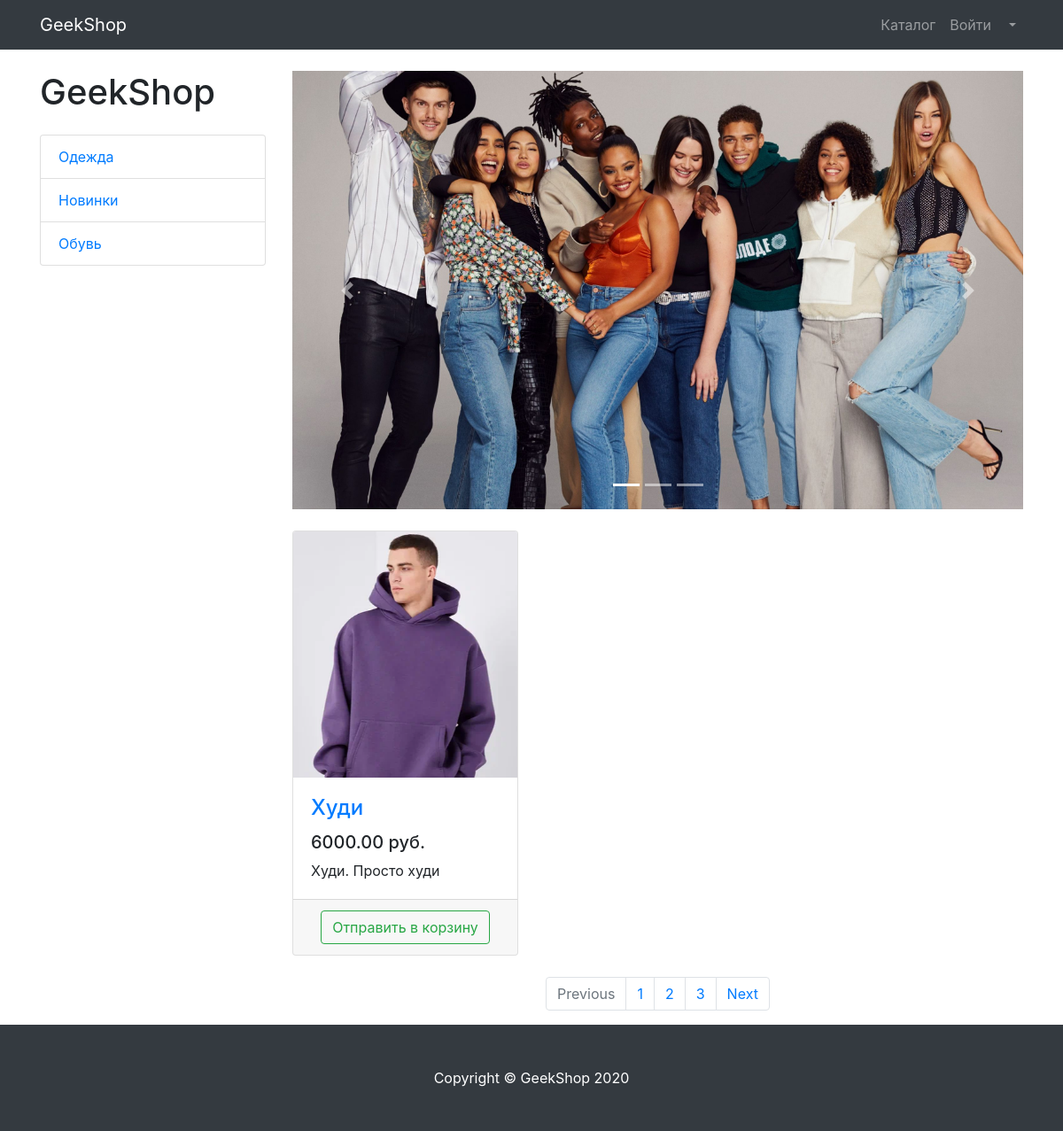
Before: /products/ with the older database file.
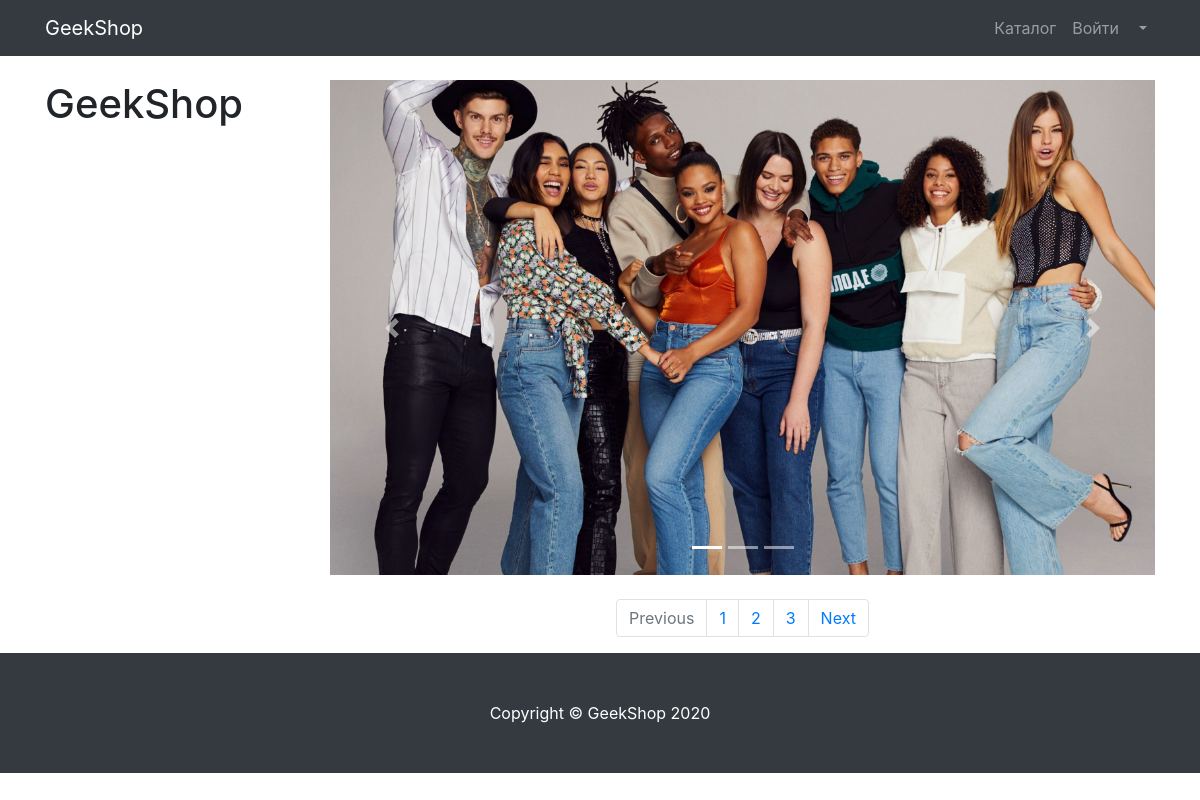
After: the same page with the newer database file.
### products/models.py (models this page shows, shortened)
class ProductCategory(models.Model):
    name = models.CharField(max_length=64,unique=True) #CharField, TextField это тип данных, в скобках - доп условия типо unique, blank (если true то поле может быть пустым)
    description = models.TextField(blank=True)
    class Meta:
        verbose_name_plural = 'ProductCategories'

class Products(models.Model):
    name = models.CharField(max_length=256)
    image = models.ImageField(upload_to='products_images',blank=True) #upload_to - папка куда будут выгружаться фотографии
    description = models.TextField(blank=True)
    short_description = models.CharField(max_length=64, blank=True)
    price = models.DecimalField(max_digits=8,decimal_places=2,default=0) #Тип данных для денег, 2 знака после запятой, максимум цифр в целой части 8, по умолчанию поле равно 0
    quantity = models.PositiveIntegerField(default=0) #Положительное целое число
    category = models.ForeignKey(ProductCategory, on_delete=models.CASCADE) #Внешний ключ ссылающийся на таблицу ProductCategory, при удалении Категории товары также удалятся
    class Meta:
        verbose_name_plural = "Products"

### products/views.py (the view)
# urls.py: path('',products, name = 'index')
def products(request):
    context = {
        'title': 'Каталог',
        'categories': ProductCategory.objects.all(),
        'products': Products.objects.all(),
    }
    return render(request,"products/products.html", context)

### products/templates/products/products.html (shortened to what this page needs)
{% extends 'products/base.html' %}
{% load static %}
{% block css %} <link href="{% static 'vendor/css/products.css' %}" rel="stylesheet"> {% endblock %}
{% block content %}
    <div class="container">
    <div class="row">
        <div class="col-lg-3">
            <h1 class="my-4">GeekShop</h1>
            <div class="list-group">
                {% for category in categories %}
                     <a href="#" class="list-group-item">{{ category.name }}</a>
                {% endfor %}
            </div>
        </div>
        <div class="col-lg-9">
            <div id="carouselExampleIndicators" class="carousel slide my-4" data-ride="carousel">
                <ol class="carousel-indicators">
                    <li data-target="#carouselExampleIndicators" data-slide-to="0" class="active"></li>
                    <li data-target="#carouselExampleIndicators" data-slide-to="1"></li>
                    <li data-target="#carouselExampleIndicators" data-slide-to="2"></li>
                </ol>
                <div class="carousel-inner" role="listbox">
                    <div class="carousel-item active">
                        <img class="d-block img-fluid" src="{% static 'vendor/img/slides/slide-1.jpg' %}" alt="First slide">
                    </div>
                </div>
                <a class="carousel-control-prev" href="#carouselExampleIndicators" role="button" data-slide="prev">
                    <span class="carousel-control-prev-icon" aria-hidden="true"></span>
                </a>
                <a class="carousel-control-next" href="#carouselExampleIndicators" role="button" data-slide="next">
                    <span class="carousel-control-next-icon" aria-hidden="true"></span>
                </a>
            </div>
            <div class="row">
                {% for product in products %}
                    <div class="col-lg-4 col-md-6 mb-4">
                    <div class="card h-100">
                        <a href="#">
                            <img class="card-img-top"
                                 src= '/media/{{ product.image }}'
                                 alt="">
                        </a>
                        <div class="card-body">
                            <h4 class="card-title">
                                <a href="#">{{ product.name }}</a>
                            </h4>
                            <h5>{{ product.price }} руб.</h5>
                            <p class="card-text">{{ product.short_description }}</p>
                        </div>
                        <div class="card-footer text-center">
                            <button type="button" class="btn btn-outline-success">Отправить в корзину</button>
                        </div>
                    </div>
                </div>
                {% endfor %}
            </div>
            <nav aria-label="Page navigation example">
                <ul class="pagination justify-content-center">
                    <li class="page-item disabled">
                        <a class="page-link" href="#" tabindex="-1" aria-disabled="true">Previous</a>
                    </li>
                    <li class="page-item"><a class="page-link" href="#">1</a></li>
                    <li class="page-item"><a class="page-link" href="#">2</a></li>
                    <li class="page-item"><a class="page-link" href="#">3</a></li>
                    <li class="page-item">
                        <a class="page-link" href="#">Next</a>
                    </li>
                </ul>
            </nav>
        </div>
    </div>
</div>
 {% endblock %}
{% block footer %}
    <footer class="py-5 bg-dark">
    <div class="container">
        <p class="m-0 text-center text-white">Copyright &copy; GeekShop 2020</p>
    </div>
</footer>
{% endblock %}

### products/templates/products/base.html (shortened to what this page needs)
{% load static %}
<!DOCTYPE html>
<html lang="en">
<head>
    <link href="{% static 'vendor/bootstrap/css/bootstrap.min.css' %}" rel="stylesheet">
    {% block css %} {% endblock %}
</head>
<body>
<nav class="navbar navbar-expand-lg navbar-dark bg-dark fixed-top">
    <div class="container">
        <a class="navbar-brand" href="{% url 'index' %}">GeekShop</a>
        <div class="collapse navbar-collapse" id="navbarResponsive">
            <ul class="navbar-nav ml-auto">
                <li class="nav-item">
                    <a class="nav-link" href="{% url 'products:index' %}">Каталог  </a>
                </li>
                <li class="nav-item">
                    <a class="nav-link" href="{% url 'users:login' %}">Войти </a>
                </li>
                <li class="nav-item dropdown">
                    <a class="nav-link dropdown-toggle" href="#" id="navbarDropdown" role="button"
                       data-bs-toggle="dropdown" aria-expanded="false">
                    </a>
                </li>
            </ul>
        </div>
    </div>
</nav>
{% block content %} {% endblock %}
{% block footer %} {% endblock %}
</body>
</html>

Changed rows visible on the page:
removed ProductCategory: name "Одежда"
removed ProductCategory: name "Новинки"
removed ProductCategory: name "Обувь"
removed Products: image (picture), name "Худи", price "6000.00", short_description "Худи. Просто худи"
